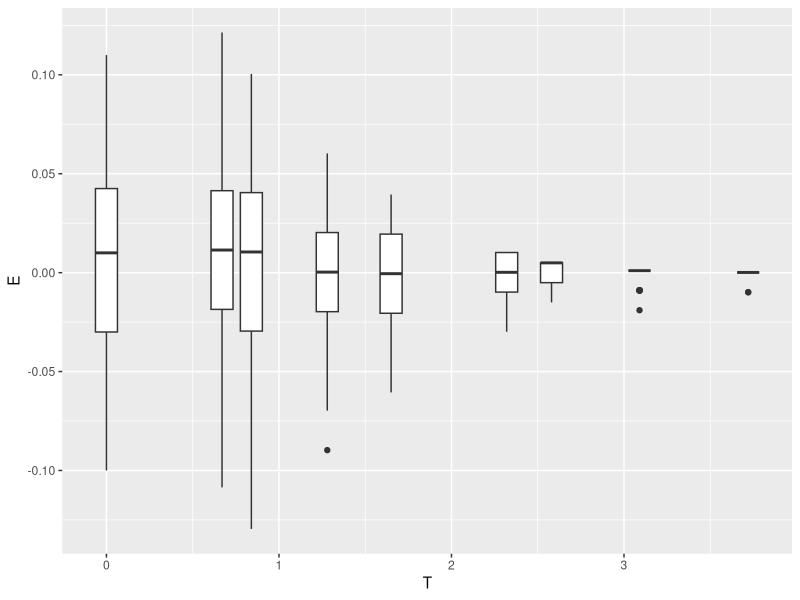
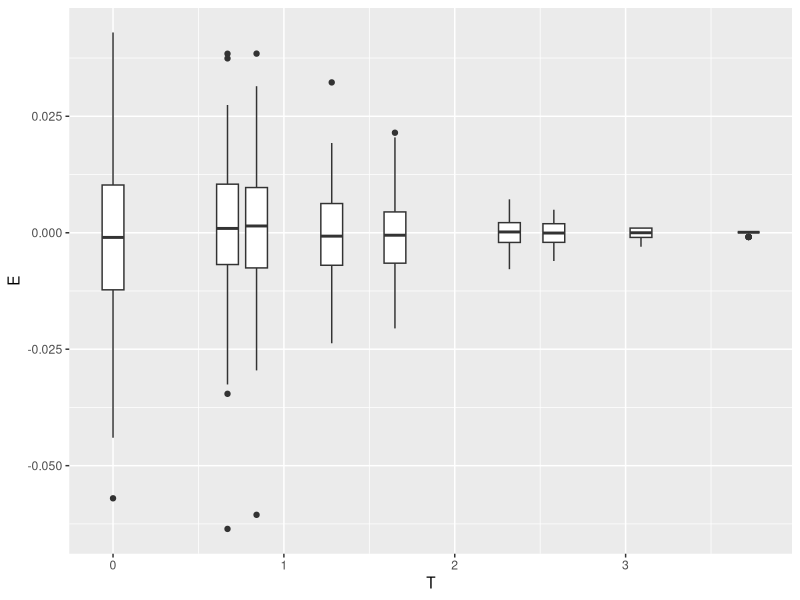
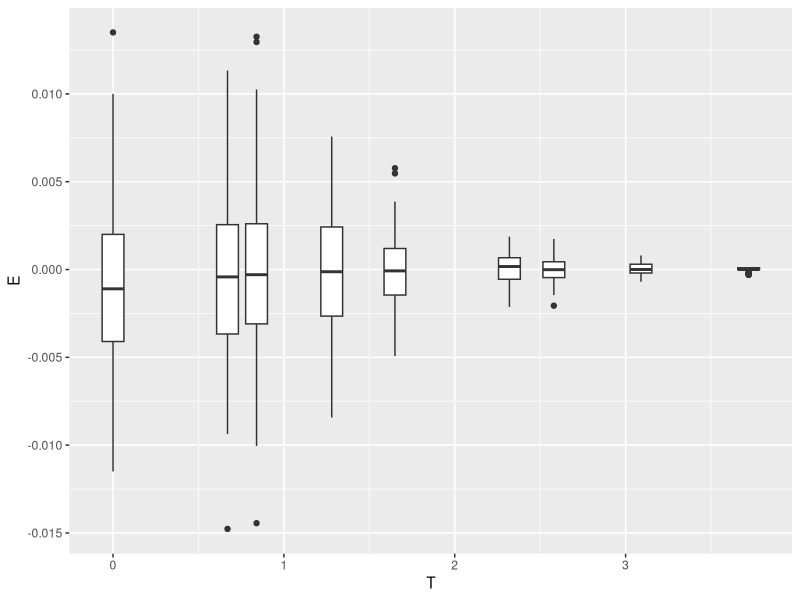

Source code (R) for these figures, in order:
## ---- chunk 1
#计算真值
t=c(0,0.67,0.84,1.28,1.65,2.32,2.58,3.09,3.72)
(true=pnorm(t))
#n=100次时
n11=100
x1=c(0,0,0,0,0,0,0,0,0)
y1=c(rnorm(n11,mean=0,sd=1))
for(i in 1:9){
  a=0
  for(j in 1:n11){
    if(y1[j]<=t[i]){a=a+1}
  }
  x1[i]=a/n11
}

#n=1000时
n12=1000
x2=c(0,0,0,0,0,0,0,0,0)
y2=c(rnorm(n12,mean=0,sd=1))
for(i in 1:9){
  b=0
  for(j in 1:n12){
    if(y2[j]<=t[i]){b=b+1}
  }
  x2[i]=b/n12
}

#n=10000时
n13=10000
x3=c(0,0,0,0,0,0,0,0,0)
y3=c(rnorm(n13,mean=0,sd=1))
for(i in 1:9){
  c=0
  for(j in 1:n13){
    if(y3[j]<=t[i]){c=c+1}
  }
  x3[i]=c/n13
}
(table=data.frame(t,true,x1,x2,x3))
## ---- chunk 2
#n=100时,重复100次
n21=100
x=matrix(0,100,9)
for (p in 1:100) {
  y=c(rnorm(n21,mean=0,sd=1))
  for(i in 1:9){
    a=0
    for(j in 1:n21){
      if(y[j]<=t[i]){a=a+1}
    }
    x[p,i]=a/n21
  }
}
w=c(rep(true[1],100),rep(true[2],100),rep(true[3],100),rep(true[4],100),rep(true[5],100),rep(true[6],100),rep(true[7],100),rep(true[8],100),rep(true[9],100))
m=matrix(w,nrow = 100,ncol = 9,byrow = FALSE)
e=x-m
#为了画图,处理数据形式
E=as.vector(e)
T=c(rep(t[1],100),rep(t[2],100),rep(t[3],100),rep(t[4],100),rep(t[5],100),rep(t[6],100),rep(t[7],100),rep(t[8],100),rep(t[9],100))
df=cbind(E,T)
df=data.frame(df)#矩阵变为数据框,画图要求
#画图
library(ggplot2)
ggplot(df,aes(T,E,group=T))+geom_boxplot()
## ---- chunk 3
n22=1000
x=matrix(0,100,9)
for (p in 1:100) {
  y=c(rnorm(n22,mean=0,sd=1))
  for(i in 1:9){
    a=0
    for(j in 1:n22){
      if(y[j]<=t[i]){a=a+1}
    }
    x[p,i]=a/n22
  }
}
w=c(rep(true[1],100),rep(true[2],100),rep(true[3],100),rep(true[4],100),rep(true[5],100),rep(true[6],100),rep(true[7],100),rep(true[8],100),rep(true[9],100))
m=matrix(w,nrow = 100,ncol = 9,byrow = FALSE)
e=x-m
#为了画图,处理数据形式
E=as.vector(e)
T=c(rep(t[1],100),rep(t[2],100),rep(t[3],100),rep(t[4],100),rep(t[5],100),rep(t[6],100),rep(t[7],100),rep(t[8],100),rep(t[9],100))
df=cbind(E,T)
df=data.frame(df)#矩阵变为数据框,画图要求
#画图
library(ggplot2)
ggplot(df,aes(T,E,group=T))+geom_boxplot()
## ---- chunk 4
#n=10000时,重复100次
n23=10000
x=matrix(0,100,9)
for (p in 1:100) {
  y=c(rnorm(n23,mean=0,sd=1))
  for(i in 1:9){
    a=0
    for(j in 1:n23){
      if(y[j]<=t[i]){a=a+1}
    }
    x[p,i]=a/n23
  }
}
w=c(rep(true[1],100),rep(true[2],100),rep(true[3],100),rep(true[4],100),rep(true[5],100),rep(true[6],100),rep(true[7],100),rep(true[8],100),rep(true[9],100))
m=matrix(w,nrow = 100,ncol = 9,byrow = FALSE)
e=x-m
#为了画图,处理数据形式
E=as.vector(e)
T=c(rep(t[1],100),rep(t[2],100),rep(t[3],100),rep(t[4],100),rep(t[5],100),rep(t[6],100),rep(t[7],100),rep(t[8],100),rep(t[9],100))
df=cbind(E,T)
df=data.frame(df)#矩阵变为数据框,画图要求
#画图
library(ggplot2)
ggplot(df,aes(T,E,group=T))+geom_boxplot()
